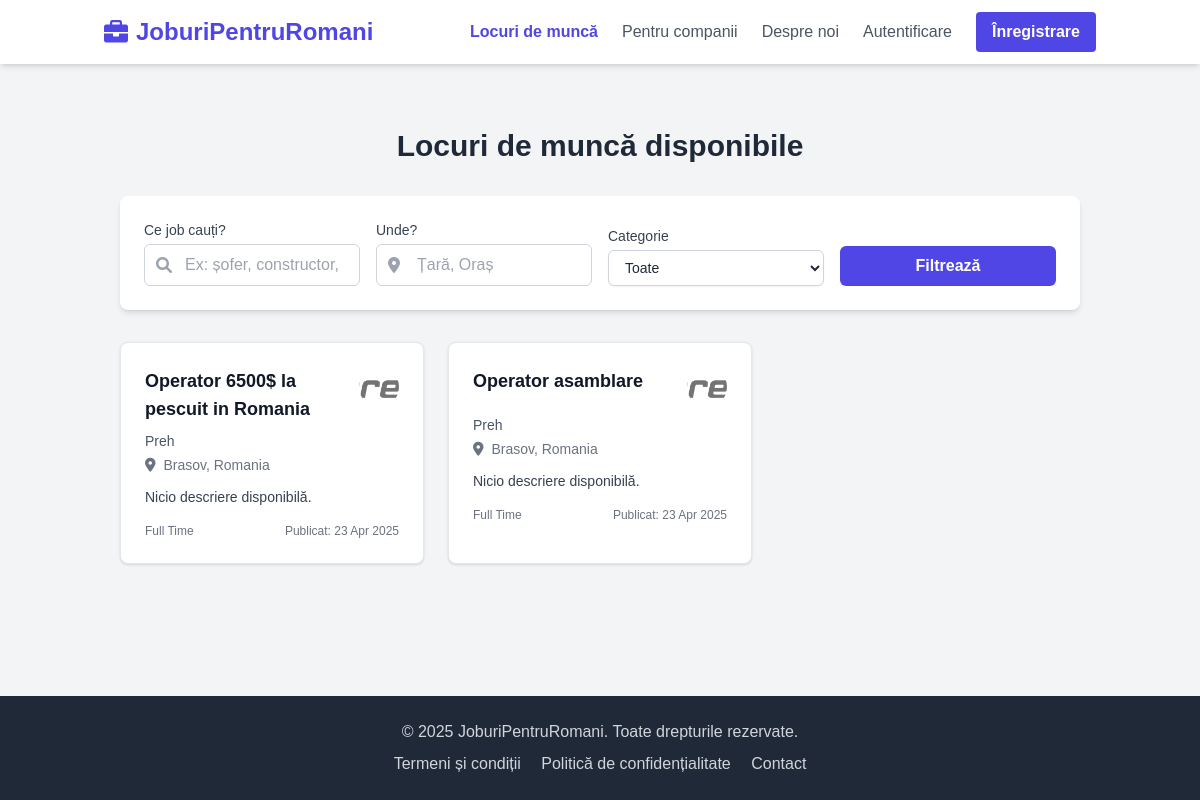
Screenshot of /jobs/ with the database file from the repository.
### jobs/models.py (models this page shows, shortened)
class Job(models.Model):
    JOB_TYPE_CHOICES = (
        ('full_time', 'Full Time'),
        ('part_time', 'Part Time'),
        ('contract', 'Contract'),
        ('internship', 'Internship'),
        ('remote', 'Remote'),
    )
    EXPERIENCE_LEVEL_CHOICES = (
        ('entry', 'Entry-Level (< 2 ani)'),
        ('mid', 'Mid-Level (2-5 ani)'),
        ('senior', 'Senior-Level (5+ ani)'),
        ('manager', 'Manager / Director'),
        ('intern', 'Intern / Stagiar'),
        ('no_experience', 'Fără experiență'),
    )
    CURRENCY_CHOICES = (
        ('RON', 'RON (Leu Românesc)'),
        ('EUR', 'EUR (Euro)'),
        ('USD', 'USD (Dolar American)'),
        ('GBP', 'GBP (Liră Sterlină)'),
    )
    company = models.ForeignKey(settings.AUTH_USER_MODEL, on_delete=models.CASCADE, related_name='jobs_posted', limit_choices_to={'user_type': 'company'})
    category = models.ForeignKey(Category, on_delete=models.SET_NULL, null=True, blank=True, related_name='jobs')
    title = models.CharField(max_length=255)
    slug = models.SlugField(max_length=270, unique=True, blank=True, help_text="Leave blank to auto-generate from title.") # Added unique=True back
    ideal_candidate = models.TextField("Candidatul Ideal", blank=True, null=True)
    what_we_offer = models.TextField("Ce oferim?", blank=True, null=True)
    responsibilities = models.TextField("Descrierea jobului / Responsabilități", blank=True, null=True) # Renamed from description
    country = CountryField(blank_label='(selectează țara)', default='RO')
    city = models.CharField("Oraș", max_length=100)
    job_type = models.CharField(max_length=20, choices=JOB_TYPE_CHOICES, default='full_time')
    experience_level = models.CharField("Nivel Experiență", max_length=20, choices=EXPERIENCE_LEVEL_CHOICES) # Removed null=True, blank=True
    positions_available = models.PositiveIntegerField("Număr Poziții Deschise", default=1) # Removed null=True, blank=True
    salary_min = models.DecimalField(max_digits=10, decimal_places=2, null=True, blank=True) # Păstrăm opțional pentru salariu min/max
    salary_max = models.DecimalField(max_digits=10, decimal_places=2, null=True, blank=True) # Păstrăm opțional pentru salariu min/max
    salary_currency = models.CharField(max_length=3, choices=CURRENCY_CHOICES, default='RON') # Removed blank=True, added choices
    is_published = models.BooleanField(default=True)
    is_featured = models.BooleanField(default=False)
    created_at = models.DateTimeField(auto_now_add=True)
    updated_at = models.DateTimeField(auto_now=True)
    class Meta:
        ordering = ['-created_at']
    def get_absolute_url(self):
        return reverse('jobs:job_detail', kwargs={'slug': self.slug})

### accounts/models.py (models this page shows, shortened)
class CompanyProfile(models.Model):
    user = models.OneToOneField(User, on_delete=models.CASCADE, primary_key=True, related_name='companyprofile')
    company_name = models.CharField("Numele companiei", max_length=255)
    street_address = models.CharField("Adresă sediu social (stradă, număr...)", max_length=255, blank=True, null=True)
    city = models.CharField("Oraș", max_length=100, blank=True, null=True)
    country = models.CharField("Țară", max_length=100, default="România", blank=True, null=True) # Default to Romania?
    website = models.URLField(blank=True, null=True)
    description = models.TextField(blank=True, null=True)
    logo = models.ImageField(upload_to='company_logos/', blank=True, null=True) # Requires Pillow installation
    plan = models.ForeignKey('payments.SubscriptionPlan', on_delete=models.SET_NULL, null=True, blank=True, related_name='companies')
    location = models.CharField("Locație sediu principal", max_length=255, blank=True, null=True)
    industry = models.CharField("Industrie", max_length=100, blank=True, null=True)
    slug = models.SlugField(max_length=255, unique=True, blank=True, help_text="Lăsați necompletat pentru generare automată bazată pe numele companiei.")

class User(AbstractUser):
    USER_TYPE_CHOICES = (
        ('job_seeker', 'Job Seeker'),
        ('company', 'Company'),
    )
    user_type = models.CharField(max_length=20, choices=USER_TYPE_CHOICES, default='job_seeker')
    groups = models.ManyToManyField(
        'auth.Group',
        verbose_name='groups',
        blank=True,
        help_text='The groups this user belongs to. A user will get all permissions granted to each of their groups.',
        related_name="custom_user_set", # Changed related_name
        related_query_name="user",
    )
    user_permissions = models.ManyToManyField(
        'auth.Permission',
        verbose_name='user permissions',
        blank=True,
        help_text='Specific permissions for this user.',
        related_name="custom_user_set", # Changed related_name
        related_query_name="user",
    )
    is_active = models.BooleanField(
        'active',
        default=False, # Changed default to False
        help_text= (
            'Designates whether this user should be treated as active. '
            'Unselect this instead of deleting accounts.'
        ),
    )

### jobs/views.py (the view)
# urls.py: path('', views.JobListView.as_view(), name='job_list'),
class JobListView(ListView):
    model = Job
    template_name = 'jobs/job_list.html' # Template for listing jobs
    context_object_name = 'jobs'
    paginate_by = 10 # Show 10 jobs per page
    def get_queryset(self):
        queryset = Job.objects.filter(is_published=True).select_related('company', 'category', 'company__companyprofile')
        query = self.request.GET.get('q')
        location = self.request.GET.get('location') # This filter might need updating to use city/country
        category_slug = self.request.GET.get('category')
        if query:
            queryset = queryset.filter(
                Q(title__icontains=query) |
                Q(description__icontains=query) |
                Q(company__companyprofile__company_name__icontains=query)
            )
        if location:
            queryset = queryset.filter(
                 Q(city__icontains=location) | Q(country__icontains=location)
            )
        if category_slug:
            queryset = queryset.filter(category__slug=category_slug)
        return queryset.order_by('-created_at') # Order by creation date
    def get_context_data(self, **kwargs):
        context = super().get_context_data(**kwargs)
        context['categories'] = Category.objects.all() # Pass all categories for the filter dropdown
        return context

### templates/jobs/job_list.html (shortened to what this page needs)
{% extends 'base.html' %}
{% load static %}
{% block content %}
<div class="container mx-auto px-4 py-8">
    <h1 class="text-3xl font-bold text-center text-gray-800 mb-8">Locuri de muncă disponibile</h1>
    <div class="bg-white rounded-lg shadow-md mb-8 p-6">
        <form action="{% url 'jobs:job_list' %}" method="get" class="grid grid-cols-1 md:grid-cols-2 lg:grid-cols-4 gap-4 items-end">
            <div class="lg:col-span-1">
                <label for="keywords" class="block text-sm font-medium text-gray-700 mb-1">Ce job cauți?</label>
                <div class="relative">
                    <div class="absolute inset-y-0 left-0 pl-3 flex items-center pointer-events-none">
                    </div>
                    <input type="text" class="w-full pl-10 pr-4 py-2 border border-gray-300 rounded-md focus:ring-indigo-500 focus:border-indigo-500" id="keywords" name="q" placeholder="Ex: șofer, constructor, IT" value="{{ request.GET.q }}">
                </div>
            </div>
            <div class="md:col-span-1">
                <label for="location" class="block text-sm font-medium text-gray-700 mb-1">Unde?</label>
                <div class="relative">
                    <div class="absolute inset-y-0 left-0 pl-3 flex items-center pointer-events-none">
                    </div>
                    <input type="text" class="w-full pl-10 pr-4 py-2 border border-gray-300 rounded-md focus:ring-indigo-500 focus:border-indigo-500" id="location" name="location" placeholder="Țară, Oraș" value="{{ request.GET.location }}">
                </div>
            </div>
            <div class="lg:col-span-1">
                <label for="category" class="block text-sm font-medium text-gray-700 mb-1">Categorie</label>
                <select id="category" name="category" class="w-full py-2 px-3 border border-gray-300 bg-white rounded-md shadow-sm focus:outline-none focus:ring-indigo-500 focus:border-indigo-500 sm:text-sm">
                    <option value="">Toate</option>
                </select>
            </div>
            <div class="md:col-span-2 lg:col-span-1">
                <button type="submit" class="w-full bg-indigo-600 hover:bg-indigo-700 text-white font-bold py-2 px-4 rounded-md transition duration-300">Filtrează</button>
            </div>
        </form>
    </div>
    <div class="grid grid-cols-1 md:grid-cols-2 lg:grid-cols-3 gap-6">
        {% for job in page_obj %}
        <div class="bg-white rounded-lg shadow p-6 border border-gray-200 hover:border-indigo-300 transition duration-300">
            <div class="flex justify-between items-start mb-2">
                <h3 class="text-lg font-semibold text-gray-900 hover:text-indigo-600">
                    <a href="{{ job.get_absolute_url }}">{{ job.title }}</a>
                </h3>
                {% if job.company.companyprofile.logo %}
                    <img src="{{ job.company.companyprofile.logo.url }}" alt="{{ job.company.companyprofile.company_name }}" class="h-10 w-10 rounded-full object-cover ml-auto">
                {% else %}
                    <span class="h-10 w-10 rounded-full bg-gray-200 flex items-center justify-center ml-auto">
                         <i class="fa-solid fa-circle-user text-2xl text-indigo-600"></i>
                    </span>
                {% endif %}
                </div>
                <p class="text-sm text-gray-600 mb-1">{{ job.company.companyprofile.company_name|default:job.company.username }}</p>
                <p class="text-sm text-gray-500 mb-3">
                    <i class="fas fa-map-marker-alt mr-1"></i> {{ job.city }}{% if job.city and job.country %},{% endif %} {{ job.country.name|default:job.country }}
                </p>
                <p class="text-sm text-gray-700 mb-4 line-clamp-3">{{ job.description|truncatewords:20|default:"Nicio descriere disponibilă." }}</p>
                <div class="flex justify-between items-center text-xs text-gray-500">
                    <span>{{ job.get_job_type_display }}</span>
                    <span>Publicat: {{ job.created_at|date:"d M Y" }}</span>
            </div>
        </div>
        {% empty %}
        <p class="md:col-span-2 lg:col-span-3 text-center text-gray-500 py-10">Nu s-au găsit joburi care să corespundă criteriilor tale.</p>
        {% endfor %}
    </div>
</div>
{% endblock %}

### templates/base.html (style rules this page uses)
body { display: flex; flex-direction: column; min-height: 100vh; font-family: sans-serif; }

### rows the page displays
Job: title "Operator 6500$ la pescuit in Romania", company.companyprofile.logo (picture), company.companyprofile.company_name "Preh", city "Brasov", country.name "Romania", description "Nicio descriere disponibilă.", job_type "Full Time", created_at "23 Apr 2025"
Job: title "Operator asamblare", company.companyprofile.logo (picture), company.companyprofile.company_name "Preh", city "Brasov", country.name "Romania", description "Nicio descriere disponibilă.", job_type "Full Time", created_at "23 Apr 2025"
